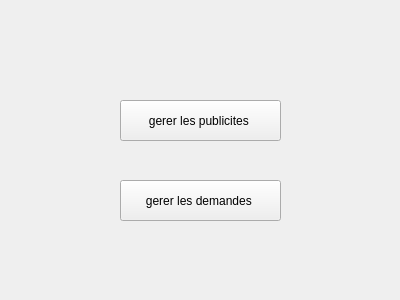
<?xml version="1.0" encoding="UTF-8"?>
<ui version="4.0">
 <class>recept</class>
 <widget class="QWidget" name="recept">
  <property name="geometry">
   <rect>
    <x>0</x>
    <y>0</y>
    <width>400</width>
    <height>300</height>
   </rect>
  </property>
  <property name="windowTitle">
   <string>Form</string>
  </property>
  <property name="styleSheet">
   <string notr="true"/>
  </property>
  <widget class="QPushButton" name="pushButton">
   <property name="geometry">
    <rect>
     <x>120</x>
     <y>100</y>
     <width>161</width>
     <height>41</height>
    </rect>
   </property>
   <property name="text">
    <string>gerer les publicites </string>
   </property>
  </widget>
  <widget class="QPushButton" name="pushButton_2">
   <property name="geometry">
    <rect>
     <x>120</x>
     <y>180</y>
     <width>161</width>
     <height>41</height>
    </rect>
   </property>
   <property name="text">
    <string>gerer les demandes </string>
   </property>
  </widget>
  <widget class="QLabel" name="label">
   <property name="geometry">
    <rect>
     <x>-90</x>
     <y>-10</y>
     <width>661</width>
     <height>371</height>
    </rect>
   </property>
   <property name="styleSheet">
    <string notr="true">border-image: url(:/new/prefix1/C:/Users/hadhoud/Downloads/android takeover (1).jpg);</string>
   </property>
   <property name="text">
    <string>TextLabel</string>
   </property>
  </widget>
  <zorder>label</zorder>
  <zorder>pushButton</zorder>
  <zorder>pushButton_2</zorder>
 </widget>
 <resources/>
 <connections/>
</ui>
